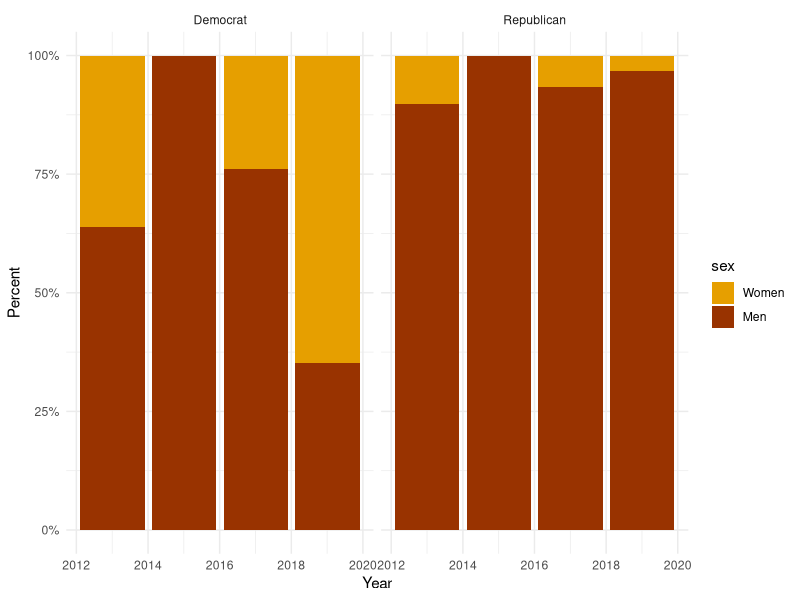
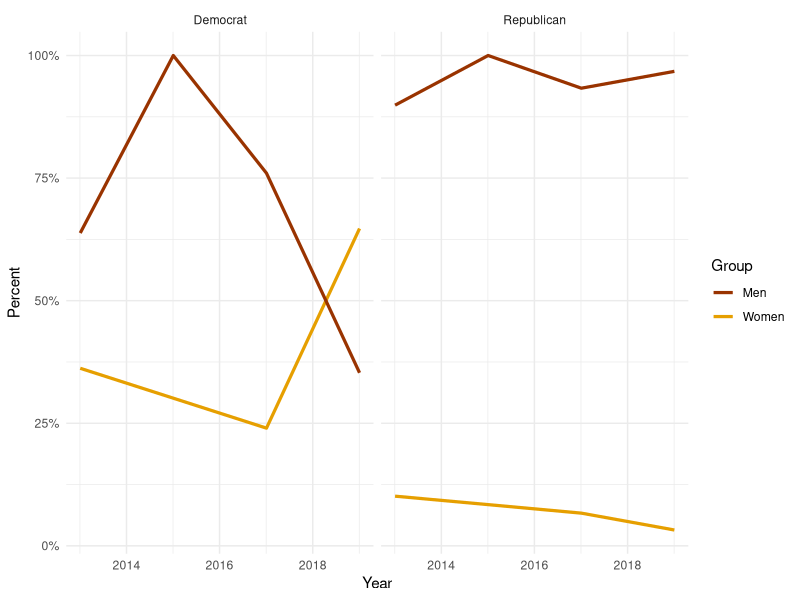
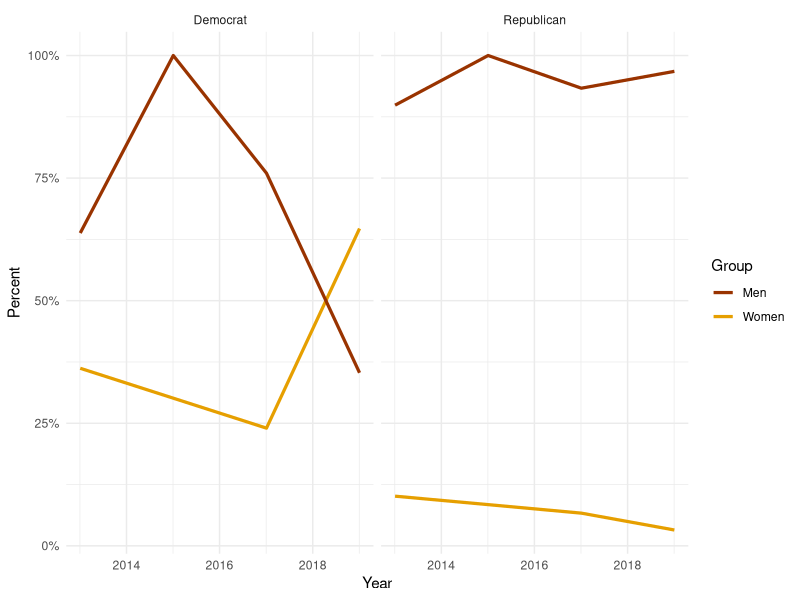
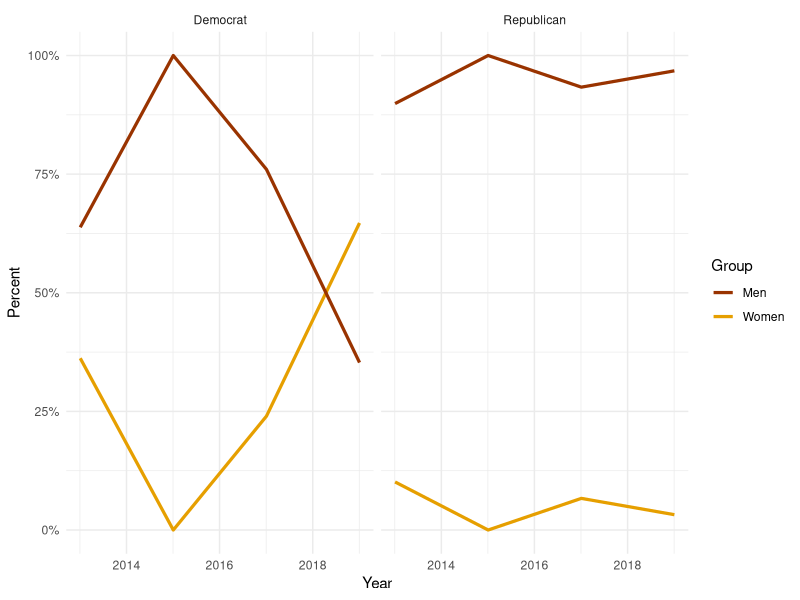
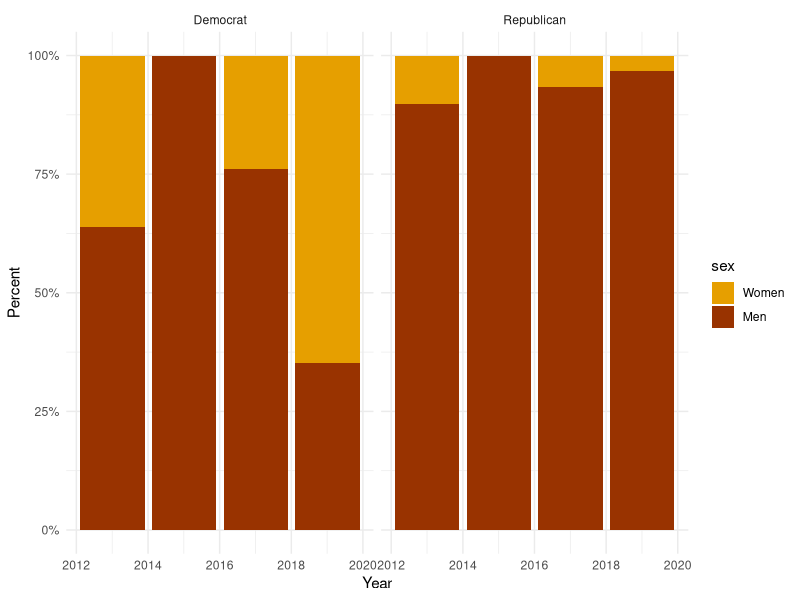
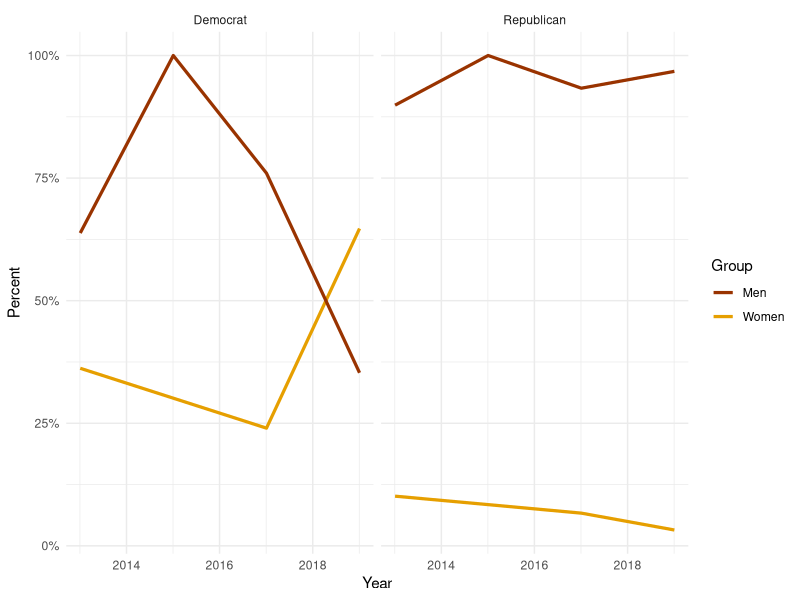
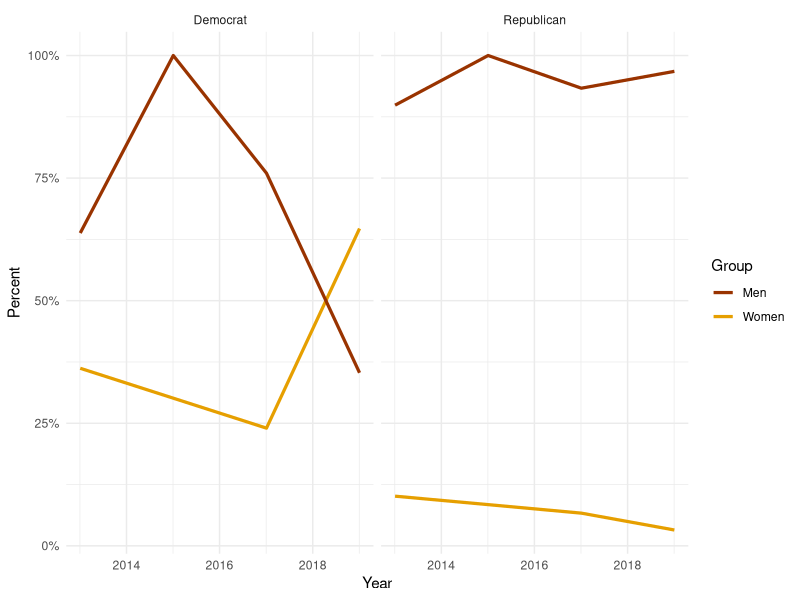
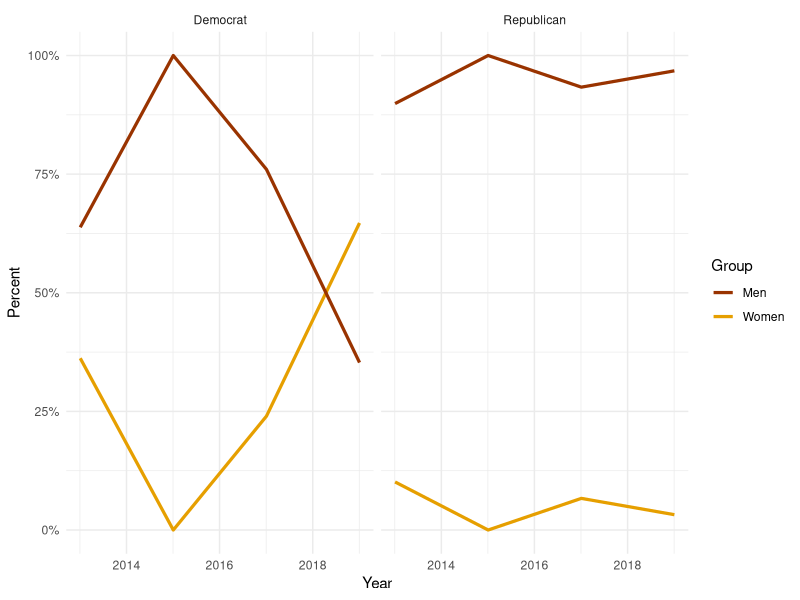

These figures' R source, in order:
library(tidyverse)

## Hex colors for sex
sex_colors <- c("#E69F00", "#993300")

## Hex color codes for Dem Blue and Rep Red
party_colors <- c("#2E74C0", "#CB454A")

## Group labels
mf_labs <- tibble(M = "Men", F = "Women")

theme_set(theme_minimal())

## Character vectors only, by default
df <- read_csv("data/fc_sample.csv")

df

#> > df
#> # A tibble: 280 x 4
#>      pid start_year party      sex
#>    <int> <date>     <chr>      <chr>
#>  1  3160 2013-01-03 Republican M
#>  2  3161 2013-01-03 Democrat   F
#>  3  3162 2013-01-03 Democrat   M
#>  4  3163 2013-01-03 Republican M
#>  5  3164 2013-01-03 Democrat   M
#>  6  3165 2013-01-03 Republican M
#>  7  3166 2013-01-03 Republican M
#>  8  3167 2013-01-03 Democrat   F
#>  9  3168 2013-01-03 Republican M
#> 10  3169 2013-01-03 Democrat   M
#> # ... with 270 more rows


df %>%
    group_by(start_year, party, sex) %>%
    summarize(N = n()) %>%
    mutate(freq = N / sum(N))

#> # A tibble: 14 x 5
#> # Groups:   start_year, party [8]
#>    start_year party      sex       N   freq
#>    <date>     <chr>      <chr> <int>  <dbl>
#>  1 2013-01-03 Democrat   F        21 0.362
#>  2 2013-01-03 Democrat   M        37 0.638
#>  3 2013-01-03 Republican F         8 0.101
#>  4 2013-01-03 Republican M        71 0.899
#>  5 2015-01-03 Democrat   M         1 1
#>  6 2015-01-03 Republican M         5 1
#>  7 2017-01-03 Democrat   F         6 0.24
#>  8 2017-01-03 Democrat   M        19 0.76
#>  9 2017-01-03 Republican F         2 0.0667
#> 10 2017-01-03 Republican M        28 0.933
#> 11 2019-01-03 Democrat   F        33 0.647
#> 12 2019-01-03 Democrat   M        18 0.353
#> 13 2019-01-03 Republican F         1 0.0323
#> 14 2019-01-03 Republican M        30 0.968


df %>%
    group_by(start_year, party, sex) %>%
    summarize(N = n()) %>%
    mutate(freq = N / sum(N)) %>%
    ggplot(aes(x = start_year,
               y = freq,
               fill = sex)) +
    geom_col() +
    scale_y_continuous(labels = scales::percent) +
    scale_fill_manual(values = sex_colors, labels = c("Women", "Men")) +
    labs(x = "Year", y = "Percent", color = "Group") +
    facet_wrap(~ party)

ggsave("figures/df_chr_col.png")


df %>%
    group_by(start_year, party, sex) %>%
    summarize(N = n()) %>%
    mutate(freq = N / sum(N)) %>%
    ggplot(aes(x = start_year,
               y = freq,
               color = sex)) +
    geom_line(size = 1.1) +
    scale_y_continuous(labels = scales::percent) +
    scale_color_manual(values = sex_colors, labels = c("Women", "Men")) +
    guides(color = guide_legend(reverse = TRUE)) +
    labs(x = "Year", y = "Percent", color = "Group") +
    facet_wrap(~ party)

ggsave("figures/df_chr_line.png")


df_f <- df %>% modify_if(is.character, as.factor)

df_f %>%
    group_by(start_year, party, sex) %>%
    tally()

#> # A tibble: 16 x 4
#> # Groups:   start_year, party [8]
#>    start_year party      sex       n
#>    <date>     <fct>      <fct> <int>
#>  1 2013-01-03 Democrat   F        21
#>  2 2013-01-03 Democrat   M        37
#>  3 2013-01-03 Republican F         8
#>  4 2013-01-03 Republican M        71
#>  5 2015-01-03 Democrat   F         0
#>  6 2015-01-03 Democrat   M         1
#>  7 2015-01-03 Republican F         0
#>  8 2015-01-03 Republican M         5
#>  9 2017-01-03 Democrat   F         6
#> 10 2017-01-03 Democrat   M        19
#> 11 2017-01-03 Republican F         2
#> 12 2017-01-03 Republican M        28
#> 13 2019-01-03 Democrat   F        33
#> 14 2019-01-03 Democrat   M        18
#> 15 2019-01-03 Republican F         1
#> 16 2019-01-03 Republican M        30


df_f %>%
    group_by(start_year, party, sex) %>%
    summarize(N = n()) %>%
    mutate(freq = N / sum(N)) %>%
    ggplot(aes(x = start_year,
               y = freq,
               color = sex)) +
    geom_line(size = 1.1) +
    scale_y_continuous(labels = scales::percent) +
    scale_color_manual(values = sex_colors, labels = c("Women", "Men")) +
    guides(color = guide_legend(reverse = TRUE)) +
    labs(x = "Year", y = "Percent", color = "Group") +
    facet_wrap(~ party)

ggsave("figures/df_fac_line.png")


df %>%
    group_by(start_year, party, sex) %>%
    summarize(N = n()) %>%
    mutate(freq = N / sum(N)) %>%
    ungroup() %>%
    complete(start_year, party, sex,
             fill = list(N = 0, freq = 0))

#> # A tibble: 16 x 5
#>    start_year party      sex       N   freq
#>    <date>     <chr>      <chr> <dbl>  <dbl>
#>  1 2013-01-03 Democrat   F        21 0.362
#>  2 2013-01-03 Democrat   M        37 0.638
#>  3 2013-01-03 Republican F         8 0.101
#>  4 2013-01-03 Republican M        71 0.899
#>  5 2015-01-03 Democrat   F         0 0
#>  6 2015-01-03 Democrat   M         1 1
#>  7 2015-01-03 Republican F         0 0
#>  8 2015-01-03 Republican M         5 1
#>  9 2017-01-03 Democrat   F         6 0.24
#> 10 2017-01-03 Democrat   M        19 0.76
#> 11 2017-01-03 Republican F         2 0.0667
#> 12 2017-01-03 Republican M        28 0.933
#> 13 2019-01-03 Democrat   F        33 0.647
#> 14 2019-01-03 Democrat   M        18 0.353
#> 15 2019-01-03 Republican F         1 0.0323
#> 16 2019-01-03 Republican M        30 0.968

df %>%
    group_by(start_year, party, sex) %>%
    summarize(N = n()) %>%
    mutate(freq = N / sum(N)) %>%
    ungroup() %>%
    complete(start_year, party, sex,
             fill = list(N = 0, freq = 0)) %>%
    ggplot(aes(x = start_year,
               y = freq,
               color = sex)) +
    geom_line(size = 1.1) +
    scale_y_continuous(labels = scales::percent) +
    scale_color_manual(values = sex_colors, labels = c("Women", "Men")) +
    guides(color = guide_legend(reverse = TRUE)) +
    labs(x = "Year", y = "Percent", color = "Group") +
    facet_wrap(~ party)

ggsave("figures/df_chr_line_2.png")
